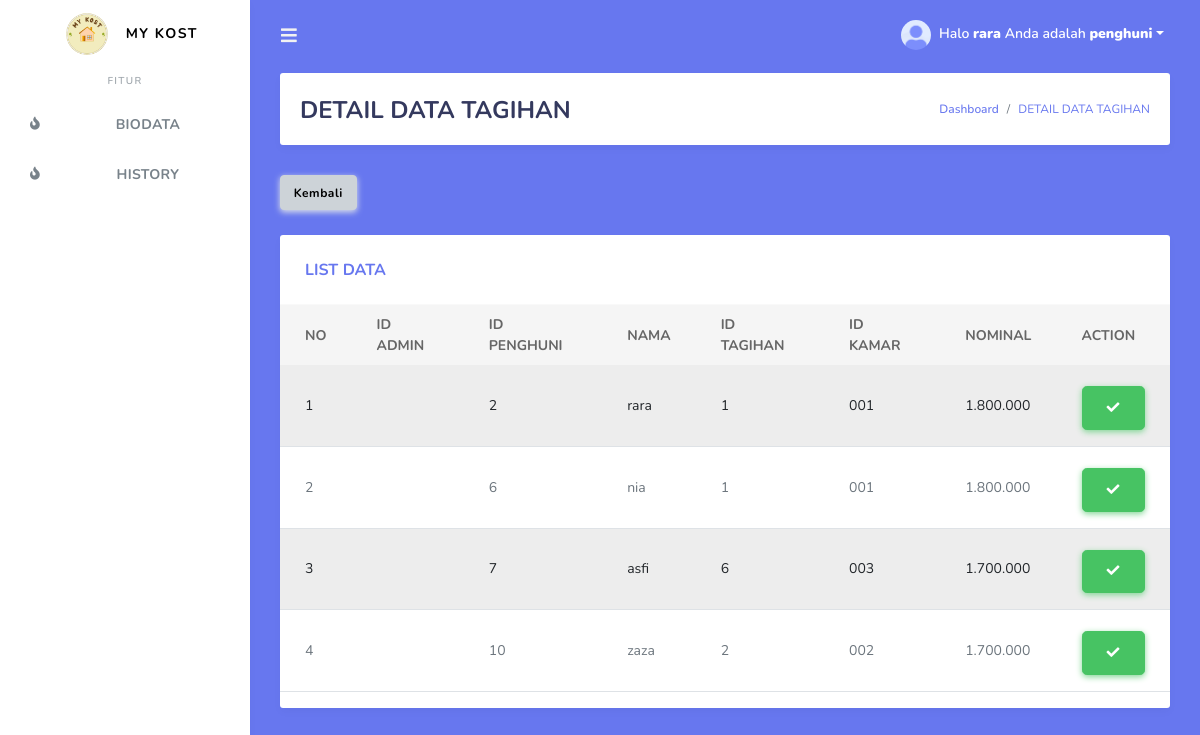
Screenshot of /detail_datatagihan2.php (signed in) with the database file from the repository.
### tables this page shows
CREATE TABLE `penghuni` (
  `id_penghuni` int(11) NOT NULL,
  `username` varchar(25) NOT NULL,
  `password` varchar(32) NOT NULL,
  `nama` varchar(100) NOT NULL,
  `id_kamar` varchar(11) NOT NULL,
  `alamat` varchar(100) NOT NULL,
  `no_telp` varchar(14) NOT NULL,
  `tgl_registrasi` date NOT NULL,
  `level` enum('penghuni') NOT NULL,
  `id_tagihan` int(11) NOT NULL,
  `status` enum('belumbayar','sudahbayar') NOT NULL
);

CREATE TABLE `tagihan` (
  `id_tagihan` int(11) NOT NULL,
  `tahun` int(11) NOT NULL
);

CREATE TABLE `kamar` (
  `id_kamar` varchar(11) NOT NULL,
  `kapasitas` varchar(10) NOT NULL,
  `nominal` varchar(30) NOT NULL
);

### detail_datatagihan2.php (the view, shortened to what this page needs)
<!DOCTYPE html>
<html>
  <head>
      <link rel="stylesheet" type="text/css" href="css/bootstrap.css">
  </head>
	<?php
  include ('tampilan/header.php');
  include ('tampilan/sidebar.php');
?>
      <div class="main-content bg-primary">
        <section class="section">
          <div class="section-header">
            <h1>DETAIL DATA TAGIHAN</h1>
            <div class="section-header-breadcrumb">
              <div class="breadcrumb-item active"><a href="dashboard.php">Dashboard</a></div>
              <div class="breadcrumb-item text-primary">DETAIL DATA TAGIHAN</div>
            </div>
          </div>
            <div class="form-group cols-sm-8">
            <a href="tagihan.php" class="btn btn-secondary btn-icon-split">
              <span class="text" style="color: black; font-weight: bold;">Kembali</span>
            </a>
            </div>
            <div class="row">
              <div class="col-12">
                <div class="card">
                  <div class="card-header">
                    <h4>LIST DATA</h4>
                  </div>
                  <div class="card-body p-0">
                    <div class="table-responsive">
                      <table class="table table-striped">
                       <thead>
                          <tr>
                          <th>NO</th>
                          <th>ID ADMIN</th>
                          <th>ID PENGHUNI</th>
                          <th>NAMA</th>
                          <th>ID TAGIHAN</th>
                          <th>ID KAMAR</th>
                          <th>NOMINAL</th>
                          <th>ACTION</th>
                        </tr>
                        </thead>
                         <tbody>
                           <?php
                              $query = "SELECT tagihan.id_tagihan, penghuni.id_penghuni, penghuni.nama, kamar.id_kamar , kamar.nominal, penghuni.status
                                FROM tagihan INNER JOIN penghuni ON tagihan.id_tagihan=penghuni.id_tagihan
                                INNER JOIN kamar ON penghuni.id_kamar=kamar.id_kamar
                                WHERE status='belumbayar' ";
                              $result = mysqli_query($koneksi, $query);
                              $no = 1;
                              while($data = mysqli_fetch_array($result))
                              {
                              ?>
                        <tr>
                          <td><?php echo $no; ?></td>
                          <td><?php echo $_SESSION['id_admin']?></td>
                          <td><?php echo $data['id_penghuni']; ?></td>
                          <td><?php echo $data['nama']; ?></td>
                          <td><?php echo $data['id_tagihan']; ?></td>
                          <td><?php echo $data['id_kamar']; ?></td>
                          <td><?php echo substr($data['nominal'], 0, 20); ?></td>
                          <td>
                            <br>
                              <a href="verifikasi_tagihan.php?id=<?php echo $data['id_penghuni']; ?>" class="btn btn-success btn-lg" onClick="return confirm('Apakah Penghuni Sudah Membayar Kos?')">
                                <i class="fas fa-check"></i>
                              </a>
                          </td>
                        </tr>
                         <?php
                           $no++;
                           }
                         ?>
                         </tbody>
                      </table>
                    </div>
                  </div>
                </div>
              </div>
            </div>
        </section>
      </div>
    </div>
  </div>
</body>
</html>

### tampilan/header.php (shortened to what this page needs)
<!DOCTYPE html>
<html lang="en">
  <head>
  <link rel="stylesheet" href="bootstrap/bootstrap.min.css">
  <link rel="stylesheet" href="assets/fontawesome-free/css/all.css">
  <link rel="stylesheet" href="css/style.css">
  <link rel="stylesheet" href="css/components.css">
  </head>
  </html>

### tampilan/sidebar.php (shortened to what this page needs)
  <?php
  if($_SESSION['level']=="admin"){
  ?>
<body>
  <div id="app">
    <div class="main-wrapper">
      <div class="navbar-bg"></div>
      <nav class="navbar navbar-expand-lg main-navbar">
        <form class="form-inline mr-auto">
          <ul class="navbar-nav mr-3">
            <li><a href="#" data-toggle="sidebar" class="nav-link nav-link-lg"><i class="fas fa-bars"></i></a></li>
          </ul>
        </form>
        <ul class="navbar-nav navbar-right">
          <li class="dropdown"><a href="#" data-toggle="dropdown" class="nav-link dropdown-toggle nav-link-lg nav-link-user">
            <img alt="image" src="img/avatar/avatar-1.png" class="rounded-circle mr-1">
            Halo <b><?php echo $_SESSION['username']; ?></b> Anda adalah <b><?php echo $_SESSION['level']; ?></b></a>
            <div class="dropdown-menu dropdown-menu-right">
              <div class="dropdown-divider"></div>
              <a href="logout.php" class="dropdown-item has-icon text-danger">
                <i class="fas fa-sign-out-alt"></i> Logout
              </a>
            </div>
          </li>
        </ul>
      </nav>
      <div class="main-sidebar">
        <aside id="sidebar-wrapper">
          <div class="sidebar-brand">
            <img src="logo.png" width="70" height="70" rel="logo">
            <a>MY Kost</a>
          </div>
          <div class="sidebar-brand sidebar-brand-sm">
            <a>MN</a>
          </div>
          <ul class="sidebar-menu">
              <li class="menu-header">Dashboard</li>
              <li>
                <a href="dashboard.php" class="nav-link"><i class="fas fa-fire"></i><span>Dashboard</span></a>
              </li>
              <li class="menu-header">Main Navigation</li>
              <li><a class="nav-link" href="kamar.php"><i class="fas fa-database"></i> <span>DATA KAMAR</span></a></li>
              <li><a class="nav-link" href="penghuni.php"><i class="fas fa-user-graduate"></i> <span>DATA PENGHUNI</span></a></li>
              <li><a class="nav-link" href="tagihan.php"><i class="fas fa-database"></i> <span>DATA TAGIHAN</span></a></li>
              <li><a class="nav-link" href="pembayaran.php"><i class="fas fa-money-check-alt"></i> <span>PEMBAYARAN</span></a></li>
              <li class="menu-header">Other</li>
              <li><a class="nav-link" href="akunpengguna.php"><i class="fas fa-user-edit"></i> <span>PENGGUNA SISTEM</span></a></li>
        </aside>
      </div>
<?php
}
 else if($_SESSION['level']=="penghuni"){
   ?>
<body>
  <div id="app">
    <div class="main-wrapper">
      <nav class="navbar navbar-expand-lg main-navbar">
        <form class="form-inline mr-auto">
          <ul class="navbar-nav mr-3">
            <li><a href="#" data-toggle="sidebar" class="nav-link nav-link-lg"><i class="fas fa-bars"></i></a></li>
          </ul>
        </form>
        <ul class="navbar-nav navbar-right">
          <li class="dropdown"><a href="#" data-toggle="dropdown" class="nav-link dropdown-toggle nav-link-lg nav-link-user">
            <img alt="image" src="img/avatar/avatar-1.png" class="rounded-circle mr-1">
            Halo <b><?php echo $_SESSION['username']; ?></b> Anda adalah <b><?php echo $_SESSION['level']; ?></b></a>
          </li>
        </ul>
      </nav>
      <div class="main-sidebar">
        <aside id="sidebar-wrapper">
          <div class="sidebar-brand">
            <div class="sidebar-brand">
            <img src="logo.png" width="70" height="70" rel="logo">
            <a>MY KOST</a>
          </div>
          <ul class="sidebar-menu">
              <ul class="sidebar-menu">
              <li class="menu-header">Fitur</li>
              <li><a class="nav-link" href="biodata.php"><i class="fas fa-fire"></i> <span>BIODATA</span></a></li>
              <li><a class="nav-link" href="history2.php"><i class="fas fa-fire"></i> <span>HISTORY</span></a></li>
        </aside>
      </div>
<?php
}
?>

### rows the page displays
penghuni: id_penghuni "2", nama "rara", id_tagihan.id_tagihan "1", id_kamar.id_kamar "001", id_kamar.nominal "1.800.000"
penghuni: id_penghuni "6", nama "nia", id_tagihan.id_tagihan "1", id_kamar.id_kamar "001", id_kamar.nominal "1.800.000"
penghuni: id_penghuni "7", nama "asfi", id_tagihan.id_tagihan "6", id_kamar.id_kamar "003", id_kamar.nominal "1.700.000"
penghuni: id_penghuni "10", nama "zaza", id_tagihan.id_tagihan "2", id_kamar.id_kamar "002", id_kamar.nominal "1.700.000"

### other values shown
$_SESSION['username'] "rara"
$_SESSION['level'] "penghuni"
